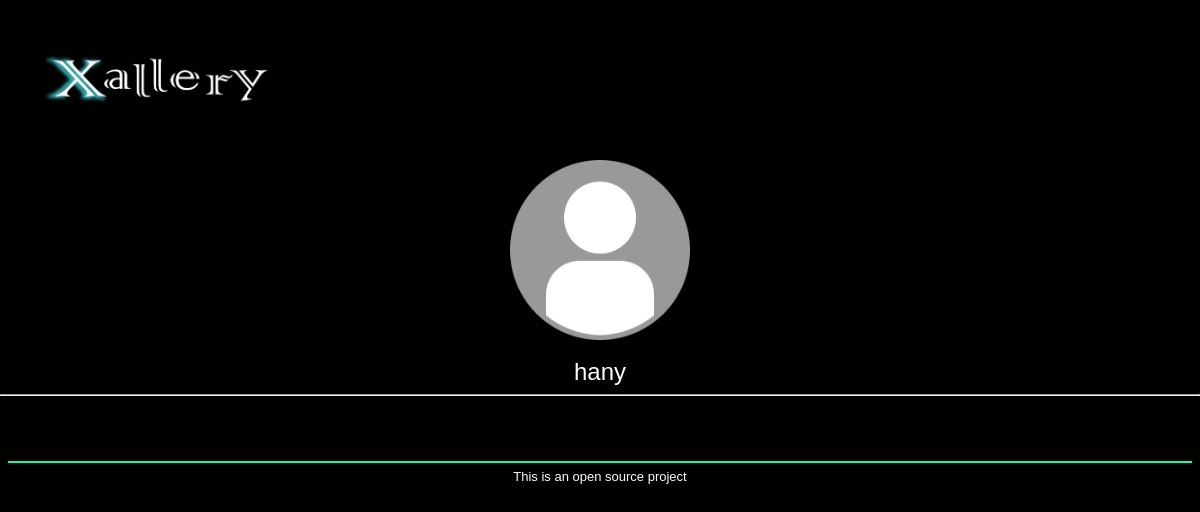
Page /2 on the earlier database version.
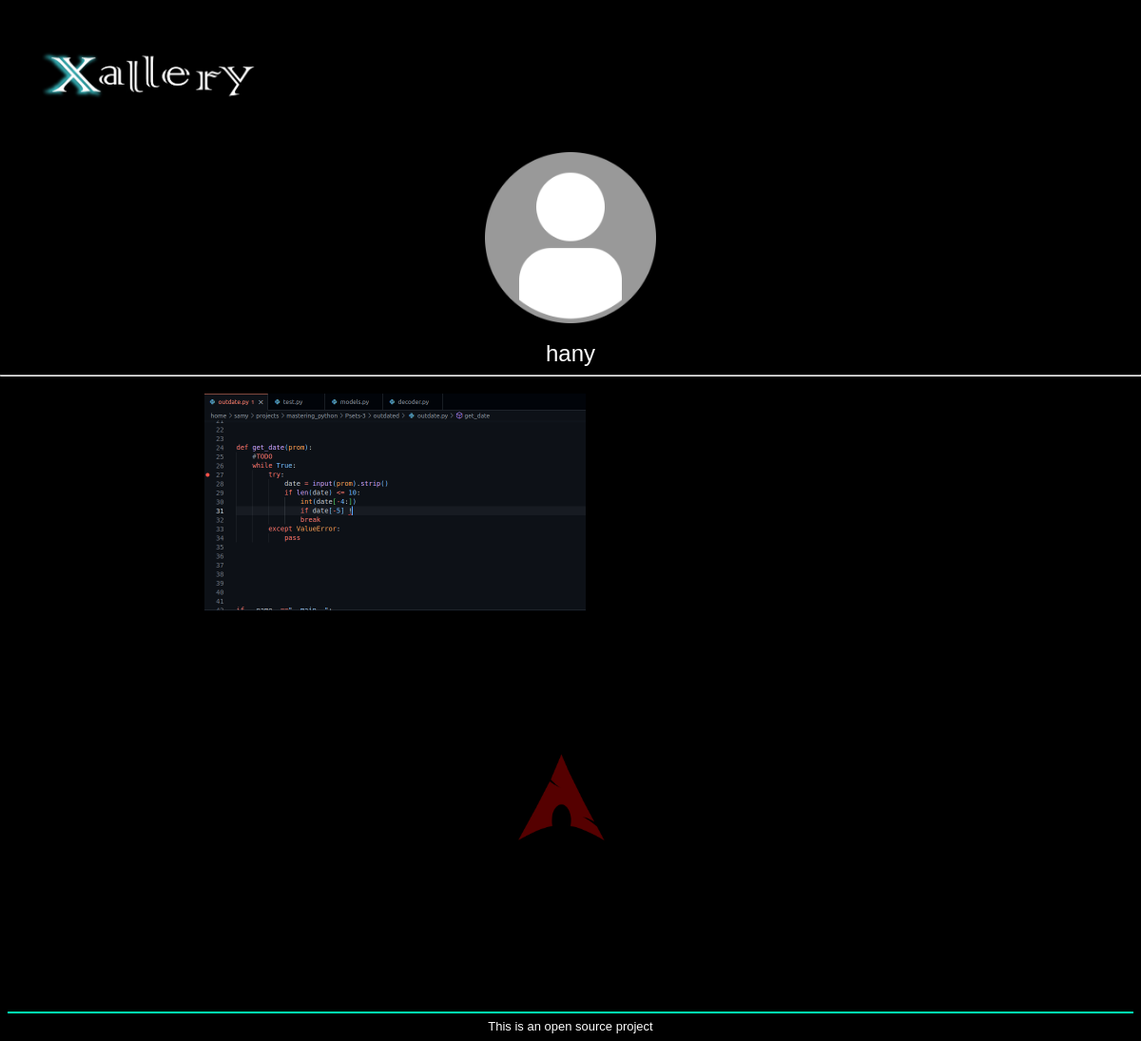
Same page on the later database version.
### tables this page shows
CREATE TABLE user (

    id INTEGER  PRIMARY KEY AUTOINCREMENT,
    username TEXT UNIQUE NOT NULL,
    password TEXT NOT NULL,
    profile_picture TEXT DEFAULT "0.png"

);

CREATE TABLE picture (

    id INTEGER PRIMARY KEY AUTOINCREMENT,
    owner_id INTEGER NOT NULL,
    picture_name TEXT NOT NULL,
    published TIMESTAMP NOT NULL DEFAULT CURRENT_TIMESTAMP,
    FOREIGN KEY (owner_id) REFERENCES user (id)

);

### Xallery/gallery.py (the view, shortened to what this page needs)
@bp.route("/<int:id>", methods=("GET", "POST"))
def profile(id):
    designer = get_designer(id)
    pictures = get_picture(id)
    return render_template("gallery/profile.html", pictures=pictures ,designer=designer)

### Xallery/auth.py (called while the page is built)
@bp.before_app_request
def load_logged_in_user():
    user_id = session.get("user_id")
    if user_id is None:
        g.user = None
    else:
        g.user = (
            get_db().execute("SELECT * FROM user WHERE id = ?", (user_id,)).fetchone()
        )

### Xallery/db.py (called while the page is built)
def get_db():
    if "db" not in g:
        g.db = sqlite3.connect(
            current_app.config["DATABASE"],
            detect_types=sqlite3.PARSE_DECLTYPES,
        )
        g.db.row_factory = sqlite3.Row
    return g.db

### Xallery/gallery.py (called while the page is built)
@bp.before_app_request
def load_logged_in_user():
    user_id = session.get("user_id")
    if user_id is None:
        g.user = None
    else:
        g.user = (
            get_db().execute("SELECT * FROM user WHERE id = ?", (user_id,)).fetchone()
        )

### Xallery/module.py (called while the page is built)
def get_designer(id=None):
    db = get_db()
    if id is not None:
        designer = db.execute("SELECT * FROM user WHERE id = ?", (id,)).fetchone()
        if designer is None:
            abort(404)
    else:
        designer = db.execute("SELECT * FROM user").fetchall()
    return designer

def get_picture(id=None):
	db = get_db()
	if id is not None:
		picture = db.execute("SELECT * FROM picture where owner_id = ? ORDER BY published DESC",(id,)).fetchall()
	else:
		picture = db.execute("SELECT * FROM picture").fetchall()
	return picture

### Xallery/templates/gallery/profile.html (shortened to what this page needs)
{% extends 'layout.html'%}
{% block header %}
<div class="logo">
    <a  href="{{ url_for('gallery.index')}}" ><img src={{ url_for('static', filename='static/logo.png')}} alt="Xallery"></a>
</div>
{% endblock %}
{% block content %}
    <div class="profile-page-img">
	    <img src={{ url_for('static', filename=designer['profile_picture'])}}>
    </div>
    <div class="profile-page-info">
        <div class="name">
            {{ designer['username']}}
        </div>
    </div>
    <hr>
    <div class="pictures">
        {% for picture in pictures %}
            <div class="gallery-picture">
                <img src="{{ url_for('static' , filename=picture['picture_name'])}}">
            </div>
        {% endfor %}
    </div>
{% endblock %}

### Xallery/templates/layout.html (shortened to what this page needs)
 <!doctype html>
<html>
    <head>
        <link rel="stylesheet" href="{{url_for('static' , filename='static/style.css')}}">
    </head>
    <body>
        <header>
            {% block header %} {% endblock %}
        </header>
        <content>
            {% block content%} {% endblock%}
        </content>
        <footer>
            <hr>
            This is an open source project
        </footer>
    </body>
</html>

### Xallery/static/static/style.css (style rules this page uses)
body { padding: 0; margin: 0; font-family: Arial, Helvetica, sans-serif; background-color:rgb(0, 0, 0); color: white; }
header { text-align: center; margin: 10px; padding: 8px; }
header img { width: 300px; height: 100px; }
.logo { float: left; margin-top: 10px; display: block; }
content { padding: 10px; align-items: center; text-align: center; }
.profile-page-img { padding: 2px; margin-top: -10px; display: block }
.profile-page-img img { width: 15vw; height: 15vw; }
.profile-page-info { margin-top: 1vw; }
.profile-page-info .name { font-size: 2vw; }
.pictures { padding: 10px; margin: 4px; background-color: black; }
.gallery-picture { border-radius: 30px; width: fit-content; }
.gallery-picture img { width: 50%; height: auto; }
footer { text-align: center; font-size: small; color: rgb(253, 253, 253); padding: 8px; height: auto; position: relative; }
footer hr { border: 1px solid rgb(0, 255, 179); }

Differences in the rows shown:
added picture: picture_name (picture)
added picture: picture_name (picture)
